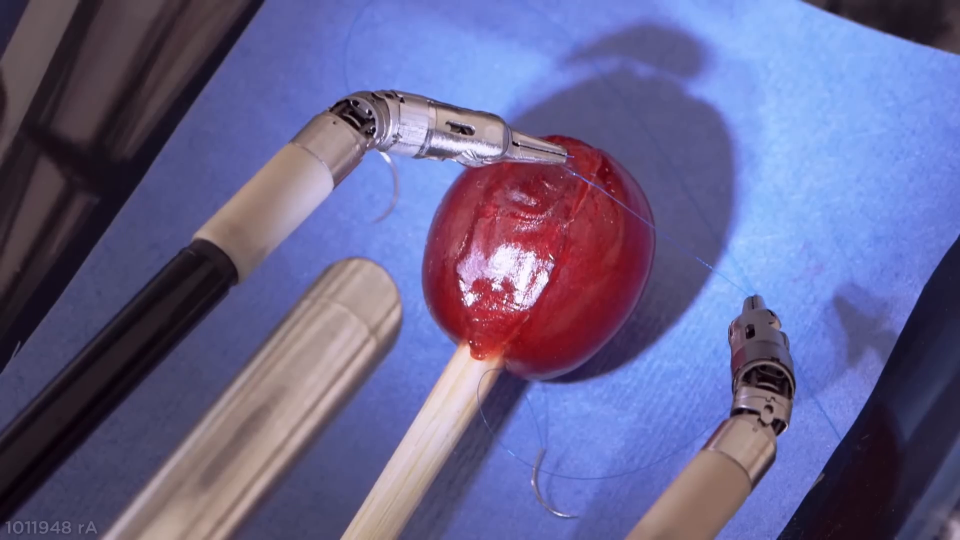
#> input picture frame 6 of Data/Test_Videos/Davinci_Grape_Operation.mp4, 1920 x 1080 px (shown at 1/2 size)
$ jupyter execute 01_b_Lecture_Object_Tracking_Farneback.ipynb
#> lines starting #> are read from the running program, lines starting #| are printed output that depends on the picture
---

# 01 b Object Tracking with Gunnar-Farneback

Object tracking is a fundamental problem in computer vision that involves locating and following a specific object across consecutive video frames while maintaining its identity over time. It is widely used in applications such as surveillance, autonomous driving, and human–computer interaction. One of the classical approaches to tracking relies on motion estimation techniques like the Gunnar-Farneback method, which tracks the movement of selected feature points on an object by estimating their displacement between frames. By applying Gunnar-Farneback optical flow to these key points, a tracker can infer how the object moves and update its position frame by frame, making it a simple yet effective method for tracking objects in relatively stable and small-motion scenarios.

The Gunnar–Farneback method is a dense optical flow algorithm that models local neighborhoods in each image with a quadratic polynomial and estimates motion by aligning these polynomial expansions between frames. A coarse-to-fine image pyramid handles large motions, with flow estimates being refined and upsampled from coarse to fine scales to expand the convergence basin and capture subpixel displacements. The method’s Gaussian smoothing and polynomial fit (controlled by parameters like winsize, polyN, polySigma) provide robustness to noise and small deformations, while the pyramid settings (numLevels, pyrScale) and iteration count balance accuracy and speed. Compared to gradient-based Lucas–Kanade, Farnebäck’s polynomial model can better capture smoothly varying motion and yields dense flow without requiring explicit feature selection, albeit with higher computational cost and potential oversmoothing near motion boundaries. In practice (e.g., OpenCV’s calcOpticalFlowFarneback), tuning polyN/polySigma and winsize adjusts the smoothness and sensitivity: larger values improve stability on noisy footage but can smear fine structures, whereas smaller values preserve detail but are more noise-prone. The result is a continuous, subpixel-accurate flow field well suited for tasks like motion segmentation, video stabilization, and frame interpolation.

[cell 1]
# Import all packages needed in this notebook.
import numpy as np
import cv2 as cv
from PIL import Image
from matplotlib import pyplot as plt
import os
import glob
from scipy import signal
import shutil

# Optical Flow

To better understand how optical flow works, we just have a look on specific application for optical flow. At first we need to define a path to our test videos:

[cell 2]
# [9 lines of commented-out code are left out]
path_Video = '../Data/Test_Videos/Davinci_Grape_Operation.mp4'
#path_Video = '../Data/Test_Videos/Football_Performance_Metric.avi'

[cell 3]
def dense_optical(path_Video):
    # Open video file
    cap = cv.VideoCapture(cv.samples.findFile(path_Video))
    no_Frames = int(cap.get(cv.CAP_PROP_FRAME_COUNT))
    print( 'Total number of frames is' , no_Frames )

    # Read first frame and prepare HSV image
    ret, prvs_frame1 = cap.read()
#> prvs_frame1 is the input picture: shape (1080, 1920, 3); mean B, G, R 141.4, 98.6, 102.3
    prvs_frame = cv.cvtColor(prvs_frame1, cv.COLOR_BGR2GRAY)
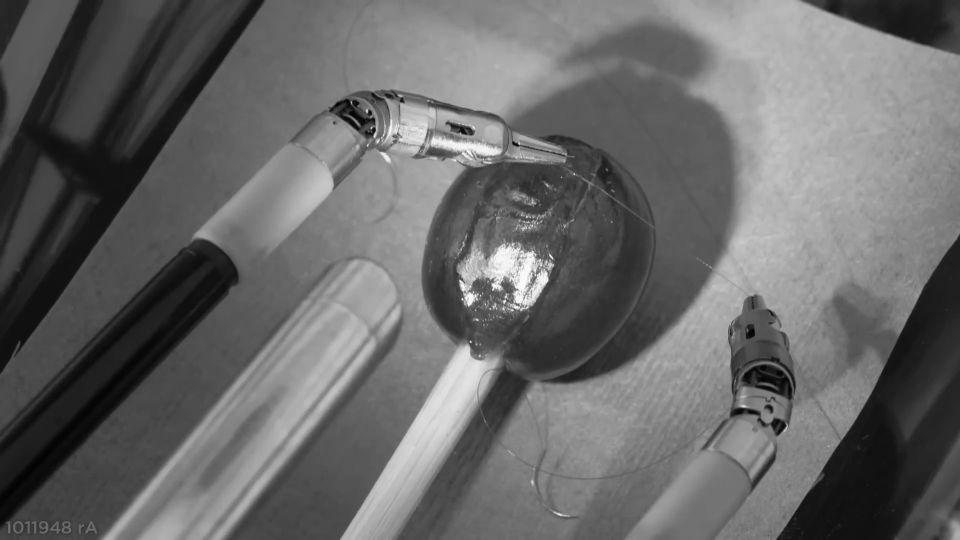
#> prvs_frame: shape (1080, 1920) (shown at 1/2 size); min 3, max 253, mean 104.6
    hsv = np.zeros_like(prvs_frame1)
    hsv[..., 1] = 255

    while(1):
        ret, next_frame2 = cap.read()
        frame_copy = next_frame2
        if not ret:
            print('No frames grabbed!')
            break
        next_frame = cv.cvtColor(next_frame2, cv.COLOR_BGR2GRAY)

        # Farneback's method parameters
        flow = cv.calcOpticalFlowFarneback(prvs_frame, next_frame, None, 0.5, 3, 15, 3, 5, 1.2, 0)

        # Compute magnitude and angle of the flow
        mag, ang = cv.cartToPolar(flow[..., 0], flow[..., 1])
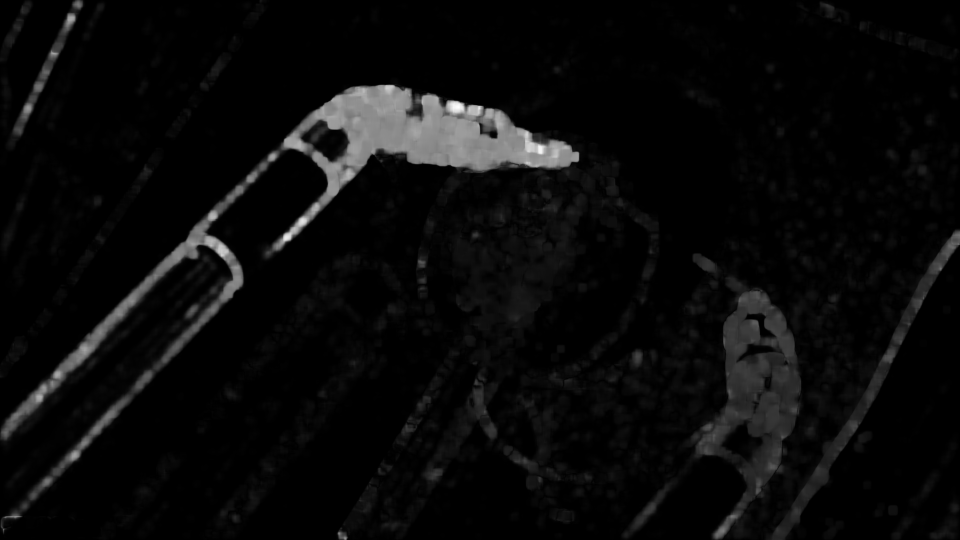
#> mag: shape (1080, 1920) float32 (shown at 1/2 size); min 0, max 4.26, mean 0.179; drawn with min black and max white
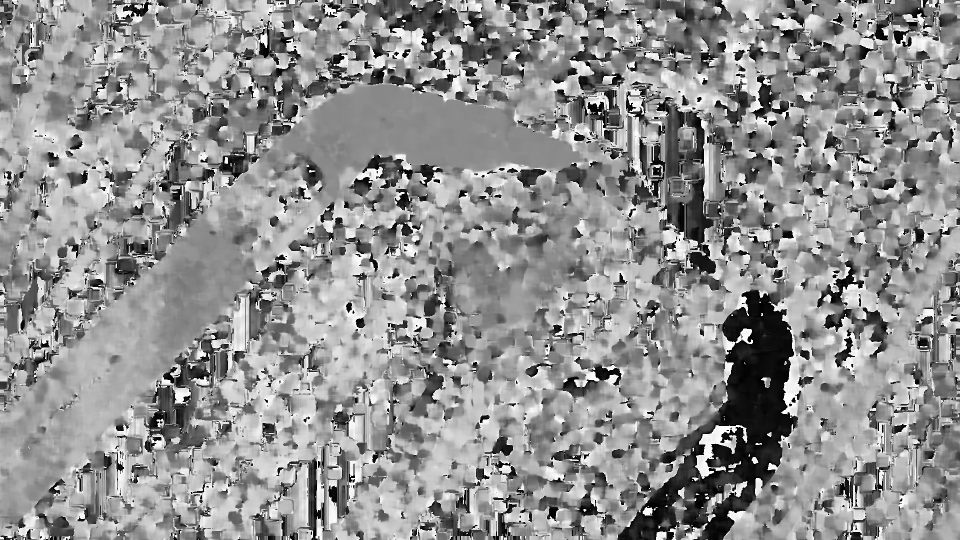
#> ang: shape (1080, 1920) float32 (shown at 1/2 size); min 2.42e-07, max 6.28, mean 3.57; drawn with min black and max white
        hsv[..., 0] = ang*180/np.pi/2 # Angle in degrees for hue
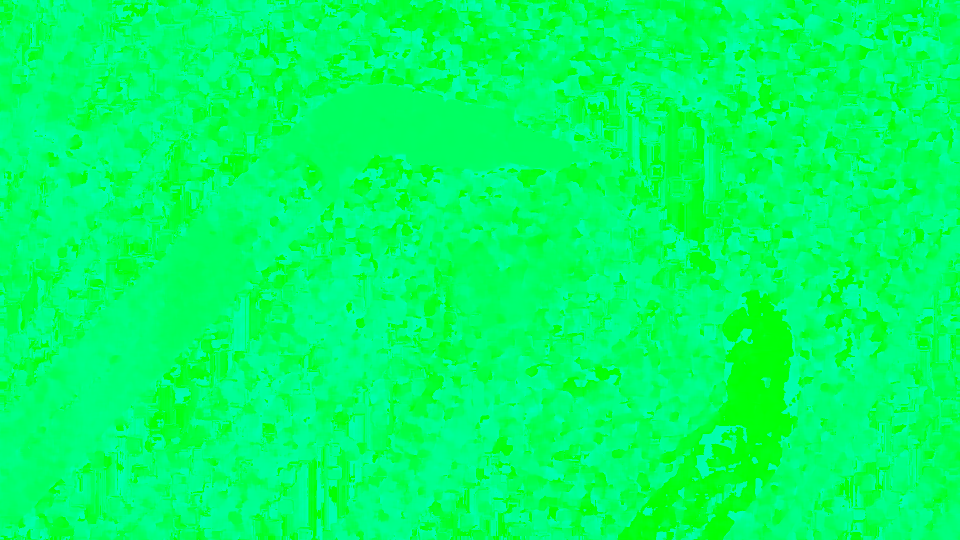
#> hsv: shape (1080, 1920, 3) (shown at 1/2 size); mean of channels 0, 1, 2 101.8, 255, 0; drawn as B, G, R
        hsv[..., 2] = cv.normalize(mag, None, 0, 255, cv.NORM_MINMAX)
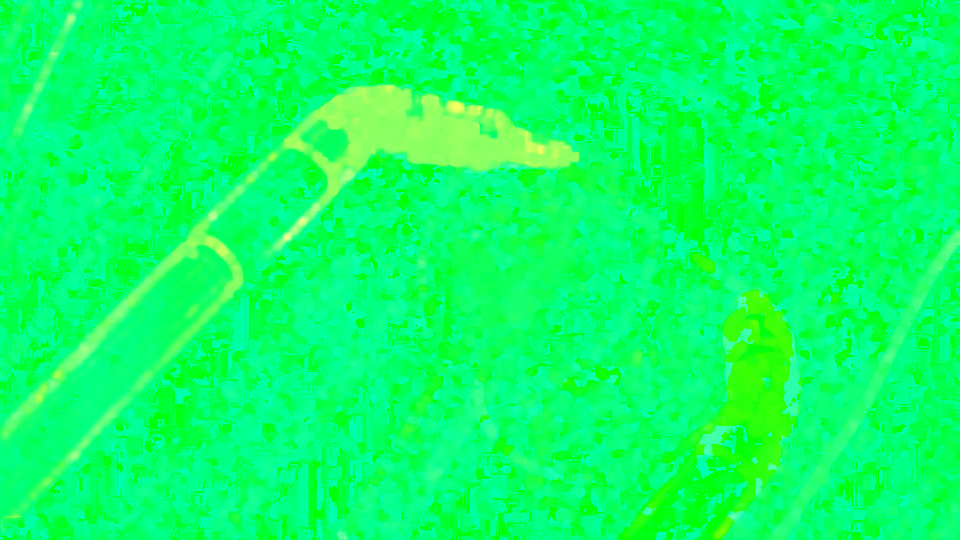
#> hsv: shape (1080, 1920, 3) (shown at 1/2 size); mean of channels 0, 1, 2 101.8, 255, 10.3; drawn as B, G, R
        bgr = cv.cvtColor(hsv, cv.COLOR_HSV2BGR) # Magnitude normalized to 0-255
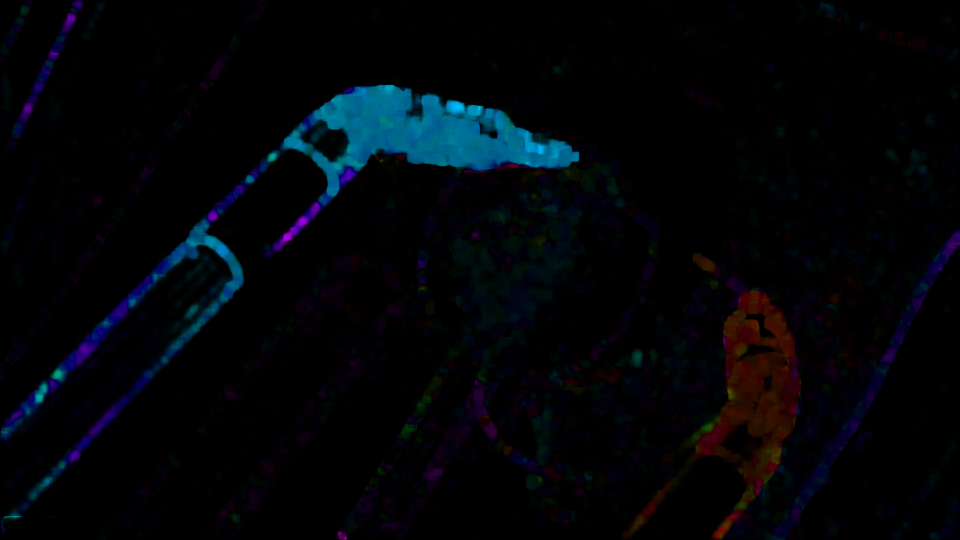
#> bgr: shape (1080, 1920, 3) (shown at 1/2 size); mean B, G, R 8.8, 4.9, 2.2

        # Convert HSV to BGR for visualization
        img = cv.add(next_frame2, bgr)
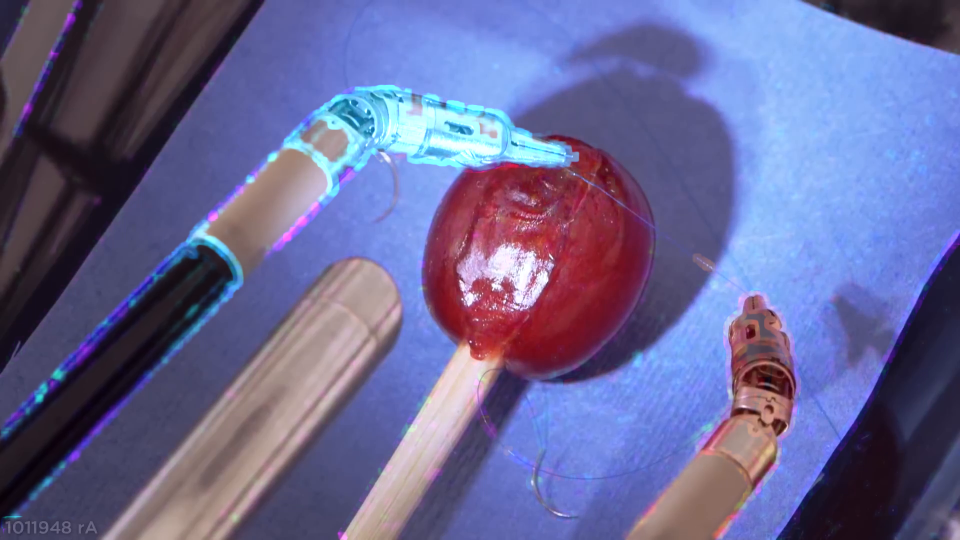
#> img: shape (1080, 1920, 3) (shown at 1/2 size); mean B, G, R 148.6, 103.1, 104.5
        cv.imshow('Result dense optical flow', img)

        # Handle keypress for quitting the display window
        k = cv.waitKey(30) & 0xff # ESC key to exit
#> (key Esc is pressed here)
        if k == 27:
            break

        # Update the previous frame
        prvs_frame = next_frame
    cap.release()
    cv.destroyAllWindows()

dense_optical(path_Video)

$ run again, starting later in the video
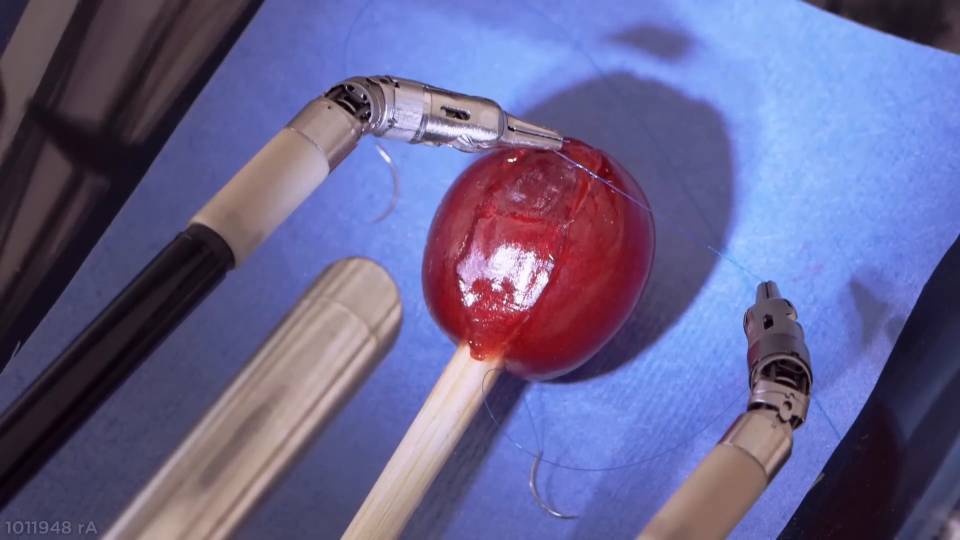
#> input picture frame 27 of Data/Test_Videos/Davinci_Grape_Operation.mp4, 1920 x 1080 px (shown at 1/2 size)
#> in dense_optical, prvs_frame1 is the input picture: shape (1080, 1920, 3); mean B, G, R 141.5, 98.6, 102.3
#> in dense_optical, `bgr = cv.cvtColor(hsv, cv.COLOR_HSV2BGR)`:
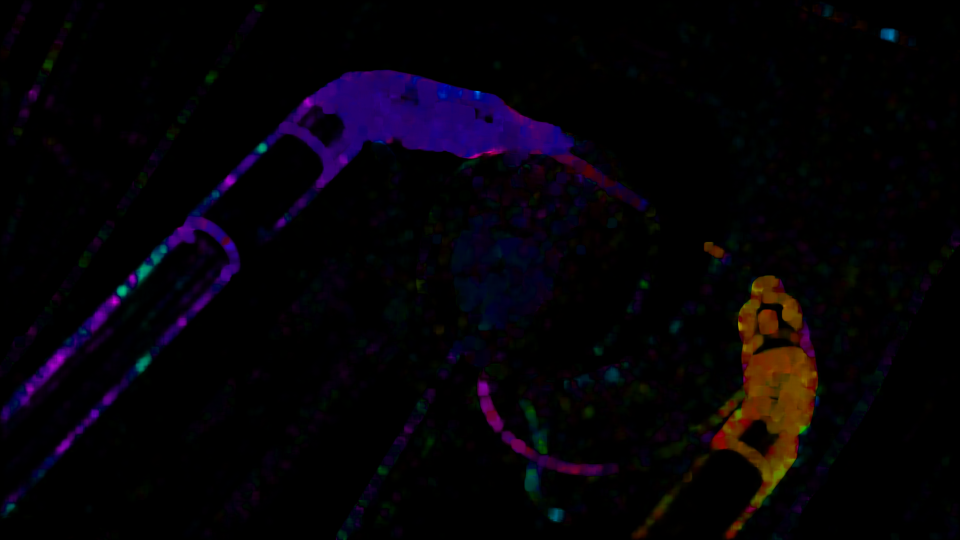
#> bgr: shape (1080, 1920, 3) (shown at 1/2 size); mean B, G, R 7.7, 2.3, 5.5
#> in dense_optical, `img = cv.add(next_frame2, bgr)`:
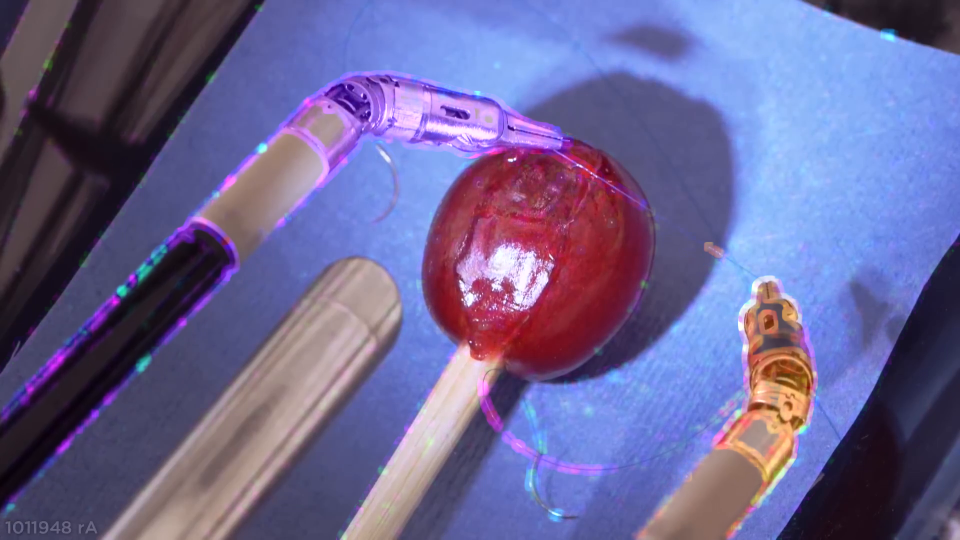
#> img: shape (1080, 1920, 3) (shown at 1/2 size); mean B, G, R 148.4, 101.1, 107.9

$ run again, starting later in the video
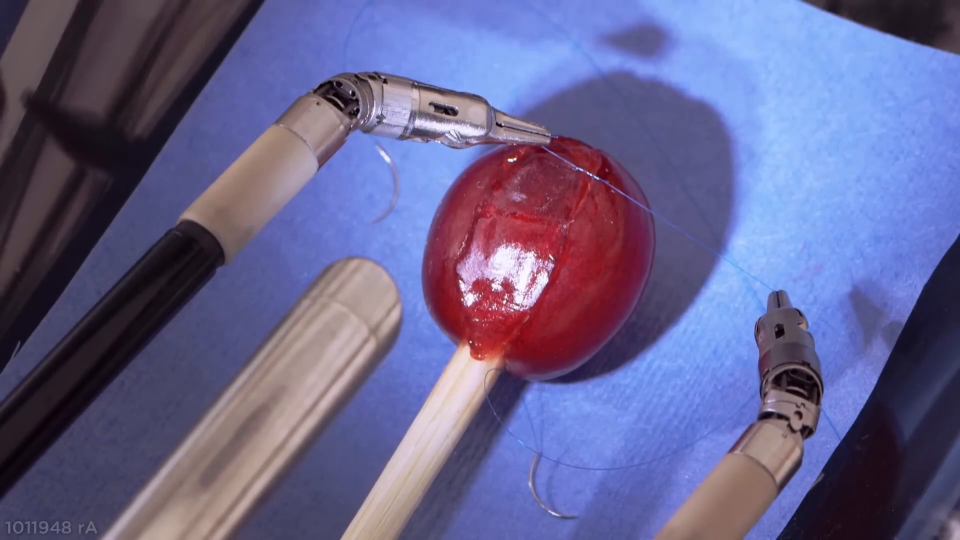
#> input picture frame 48 of Data/Test_Videos/Davinci_Grape_Operation.mp4, 1920 x 1080 px (shown at 1/2 size)
#> in dense_optical, prvs_frame1 is the input picture: shape (1080, 1920, 3); mean B, G, R 141.7, 98.7, 102.2
#> in dense_optical, `bgr = cv.cvtColor(hsv, cv.COLOR_HSV2BGR)`:
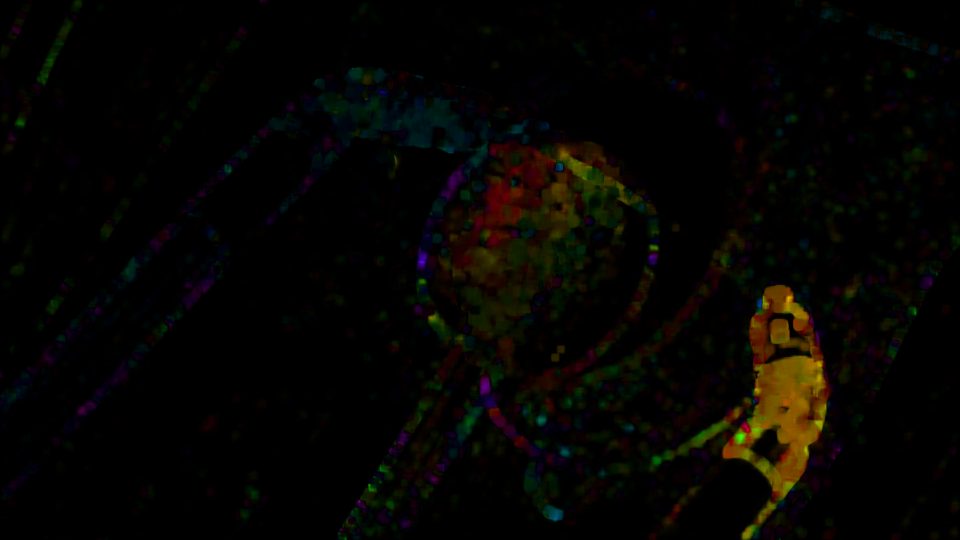
#> bgr: shape (1080, 1920, 3) (shown at 1/2 size); mean B, G, R 1.7, 4.7, 5.9
#> in dense_optical, `img = cv.add(next_frame2, bgr)`:
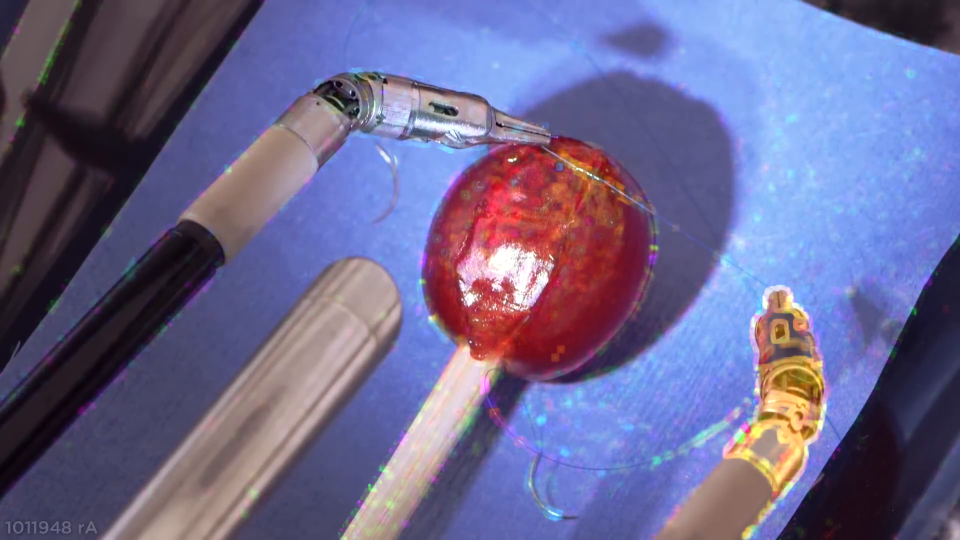
#> img: shape (1080, 1920, 3) (shown at 1/2 size); mean B, G, R 143.2, 103.3, 108
